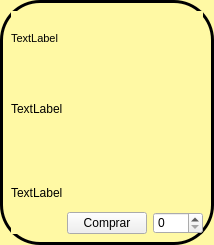
<?xml version="1.0" encoding="UTF-8"?>
<ui version="4.0">
 <class>ProductForm</class>
 <widget class="QWidget" name="ProductForm">
  <property name="geometry">
   <rect>
    <x>0</x>
    <y>0</y>
    <width>214</width>
    <height>245</height>
   </rect>
  </property>
  <property name="minimumSize">
   <size>
    <width>0</width>
    <height>0</height>
   </size>
  </property>
  <property name="windowTitle">
   <string>Form</string>
  </property>
  <property name="styleSheet">
   <string notr="true">#ProductForm{

border: 3px solid black;
border-radius: 40px;
background-color: rgb(255, 249, 164);

}

#PriceLabel{

background-color: rgb(255, 249, 164);
}

#TitleLabel{

background-color: rgb(255, 249, 164);
}</string>
  </property>
  <layout class="QGridLayout" name="gridLayout">
   <item row="0" column="0" colspan="3">
    <widget class="QLabel" name="TitleLabel">
     <property name="sizePolicy">
      <sizepolicy hsizetype="Preferred" vsizetype="Minimum">
       <horstretch>0</horstretch>
       <verstretch>0</verstretch>
      </sizepolicy>
     </property>
     <property name="font">
      <font>
       <pointsize>8</pointsize>
      </font>
     </property>
     <property name="text">
      <string>TextLabel</string>
     </property>
     <property name="scaledContents">
      <bool>true</bool>
     </property>
     <property name="alignment">
      <set>Qt::AlignLeading|Qt::AlignLeft|Qt::AlignVCenter</set>
     </property>
     <property name="wordWrap">
      <bool>true</bool>
     </property>
    </widget>
   </item>
   <item row="1" column="0" colspan="3">
    <widget class="QLabel" name="ImageLabel">
     <property name="minimumSize">
      <size>
       <width>0</width>
       <height>75</height>
      </size>
     </property>
     <property name="text">
      <string>TextLabel</string>
     </property>
     <property name="scaledContents">
      <bool>false</bool>
     </property>
     <property name="wordWrap">
      <bool>false</bool>
     </property>
    </widget>
   </item>
   <item row="2" column="0" rowspan="2" colspan="2">
    <widget class="QLabel" name="PriceLabel">
     <property name="text">
      <string>TextLabel</string>
     </property>
    </widget>
   </item>
   <item row="3" column="1">
    <widget class="QPushButton" name="Buy">
     <property name="text">
      <string>Comprar</string>
     </property>
    </widget>
   </item>
   <item row="3" column="2">
    <widget class="QSpinBox" name="spinBoxCant"/>
   </item>
  </layout>
 </widget>
 <resources/>
 <connections>
  <connection>
   <sender>Buy</sender>
   <signal>clicked()</signal>
   <receiver>spinBoxCant</receiver>
   <slot>clear()</slot>
   <hints>
    <hint type="sourcelabel">
     <x>170</x>
     <y>271</y>
    </hint>
    <hint type="destinationlabel">
     <x>206</x>
     <y>272</y>
    </hint>
   </hints>
  </connection>
 </connections>
</ui>
